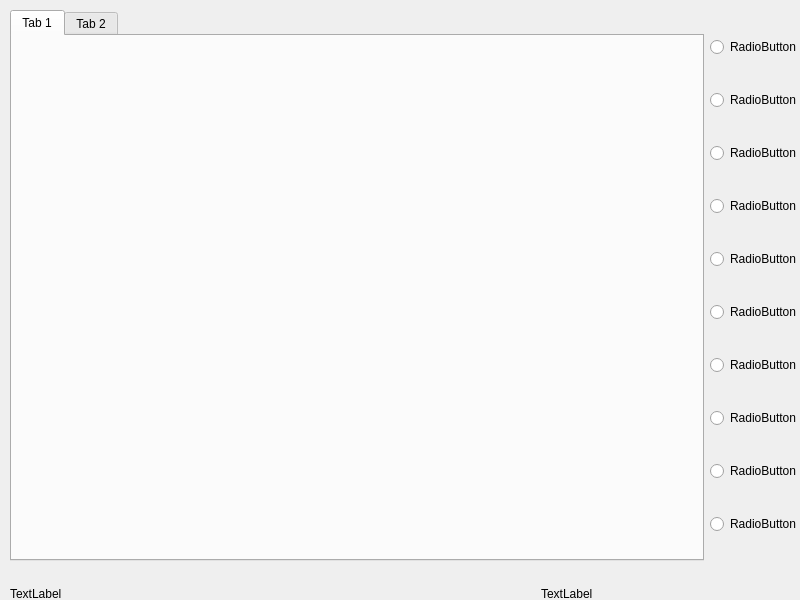
<?xml version="1.0" encoding="UTF-8"?>
<ui version="4.0">
 <class>MainWindow</class>
 <widget class="QMainWindow" name="MainWindow">
  <property name="geometry">
   <rect>
    <x>0</x>
    <y>0</y>
    <width>800</width>
    <height>600</height>
   </rect>
  </property>
  <property name="minimumSize">
   <size>
    <width>800</width>
    <height>600</height>
   </size>
  </property>
  <property name="windowTitle">
   <string>Quptic</string>
  </property>
  <widget class="QWidget" name="centralwidget">
   <widget class="QWidget" name="verticalLayoutWidget">
    <property name="geometry">
     <rect>
      <x>10</x>
      <y>10</y>
      <width>791</width>
      <height>591</height>
     </rect>
    </property>
    <layout class="QVBoxLayout" name="verticalLayout">
     <item>
      <layout class="QHBoxLayout" name="horizontalLayout_4">
       <item>
        <widget class="QTabWidget" name="tabWidget">
         <property name="enabled">
          <bool>true</bool>
         </property>
         <property name="currentIndex">
          <number>0</number>
         </property>
         <widget class="QWidget" name="tab">
          <attribute name="title">
           <string>Tab 1</string>
          </attribute>
         </widget>
         <widget class="QWidget" name="tab_2">
          <attribute name="title">
           <string>Tab 2</string>
          </attribute>
         </widget>
        </widget>
       </item>
       <item>
        <layout class="QVBoxLayout" name="verticalLayout_2">
         <item>
          <widget class="QRadioButton" name="radioButton_2">
           <property name="text">
            <string>RadioButton</string>
           </property>
          </widget>
         </item>
         <item>
          <widget class="QRadioButton" name="radioButton_4">
           <property name="text">
            <string>RadioButton</string>
           </property>
          </widget>
         </item>
         <item>
          <widget class="QRadioButton" name="radioButton_9">
           <property name="text">
            <string>RadioButton</string>
           </property>
          </widget>
         </item>
         <item>
          <widget class="QRadioButton" name="radioButton_10">
           <property name="text">
            <string>RadioButton</string>
           </property>
          </widget>
         </item>
         <item>
          <widget class="QRadioButton" name="radioButton_8">
           <property name="text">
            <string>RadioButton</string>
           </property>
          </widget>
         </item>
         <item>
          <widget class="QRadioButton" name="radioButton_7">
           <property name="text">
            <string>RadioButton</string>
           </property>
          </widget>
         </item>
         <item>
          <widget class="QRadioButton" name="radioButton_6">
           <property name="text">
            <string>RadioButton</string>
           </property>
          </widget>
         </item>
         <item>
          <widget class="QRadioButton" name="radioButton_5">
           <property name="text">
            <string>RadioButton</string>
           </property>
          </widget>
         </item>
         <item>
          <widget class="QRadioButton" name="radioButton_3">
           <property name="text">
            <string>RadioButton</string>
           </property>
          </widget>
         </item>
         <item>
          <widget class="QRadioButton" name="radioButton">
           <property name="text">
            <string>RadioButton</string>
           </property>
          </widget>
         </item>
        </layout>
       </item>
      </layout>
     </item>
     <item>
      <spacer name="horizontalSpacer">
       <property name="orientation">
        <enum>Qt::Horizontal</enum>
       </property>
       <property name="sizeHint" stdset="0">
        <size>
         <width>40</width>
         <height>20</height>
        </size>
       </property>
      </spacer>
     </item>
     <item>
      <layout class="QHBoxLayout" name="horizontalLayout_5">
       <item>
        <widget class="QLabel" name="label">
         <property name="text">
          <string>TextLabel</string>
         </property>
        </widget>
       </item>
       <item>
        <widget class="KLed" name="kled"/>
       </item>
       <item>
        <widget class="QLabel" name="label_2">
         <property name="text">
          <string>TextLabel</string>
         </property>
        </widget>
       </item>
      </layout>
     </item>
    </layout>
   </widget>
  </widget>
 </widget>
 <customwidgets>
  <customwidget>
   <class>KLed</class>
   <extends>QWidget</extends>
   <header>kled.h</header>
  </customwidget>
 </customwidgets>
 <resources/>
 <connections/>
</ui>
